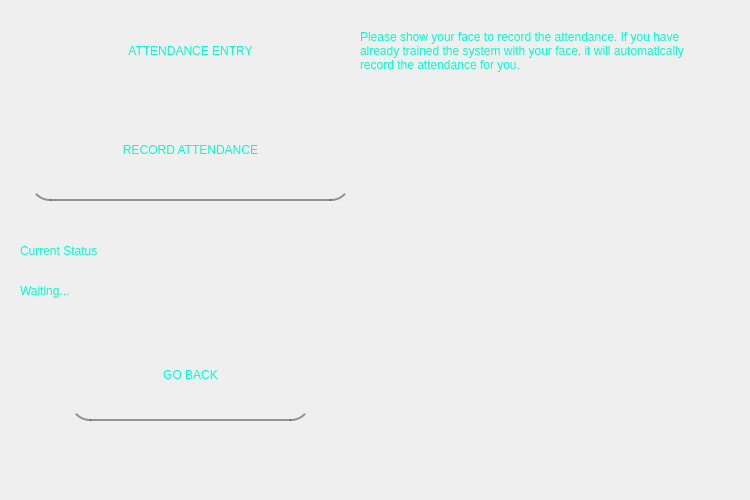
    <widget class="QWidget" name="tab_3">
     <attribute name="title">
      <string>Face Recognition</string>
     </attribute>
     <widget class="QLabel" name="label_9">
      <property name="geometry">
       <rect>
        <x>370</x>
        <y>80</y>
        <width>371</width>
        <height>411</height>
       </rect>
      </property>
      <property name="text">
       <string/>
      </property>
      <property name="pixmap">
       <pixmap>../face.jpg</pixmap>
      </property>
      <property name="scaledContents">
       <bool>true</bool>
      </property>
      <property name="alignment">
       <set>Qt::AlignCenter</set>
      </property>
     </widget>
     <widget class="QLabel" name="label_10">
      <property name="geometry">
       <rect>
        <x>10</x>
        <y>20</y>
        <width>361</width>
        <height>61</height>
       </rect>
      </property>
      <property name="styleSheet">
       <string notr="true">color: rgb(2, 255, 200);
font: 11pt &quot;Terminal&quot;;
background-color: rgba(255, 255, 255, 0);</string>
      </property>
      <property name="text">
       <string>ATTENDANCE ENTRY</string>
      </property>
      <property name="alignment">
       <set>Qt::AlignCenter</set>
      </property>
      <property name="wordWrap">
       <bool>true</bool>
      </property>
     </widget>
     <widget class="QPushButton" name="RECORD">
      <property name="geometry">
       <rect>
        <x>30</x>
        <y>100</y>
        <width>321</width>
        <height>101</height>
       </rect>
      </property>
      <property name="styleSheet">
       <string notr="true">QPushButton#RECORD{
	border-radius:20px;
	border-bottom:2px solid rgba(0,0,0,100);
	color: rgb(2, 255, 200);
	font: 11pt &quot;Terminal&quot;;
	padding:10px;
}

QPushButton#RECORD:hover{
	color: rgb(2, 255, 200);
	background-color: rgb(10, 80, 76);
}</string>
      </property>
      <property name="text">
       <string>RECORD ATTENDANCE</string>
      </property>
     </widget>
     <widget class="QLabel" name="label_11">
      <property name="geometry">
       <rect>
        <x>20</x>
        <y>220</y>
        <width>361</width>
        <height>61</height>
       </rect>
      </property>
      <property name="styleSheet">
       <string notr="true">color: rgb(2, 255, 200);
font: 11pt &quot;Terminal&quot;;
background-color: rgba(255, 255, 255, 0);</string>
      </property>
      <property name="text">
       <string>Current Status</string>
      </property>
      <property name="wordWrap">
       <bool>true</bool>
      </property>
     </widget>
     <widget class="QLabel" name="currentprocess">
      <property name="geometry">
       <rect>
        <x>20</x>
        <y>260</y>
        <width>361</width>
        <height>61</height>
       </rect>
      </property>
      <property name="styleSheet">
       <string notr="true">color: rgb(2, 255, 200);
font: 11pt &quot;Terminal&quot;;
background-color: rgba(255, 255, 255, 0);</string>
      </property>
      <property name="text">
       <string>Waiting...</string>
      </property>
      <property name="wordWrap">
       <bool>true</bool>
      </property>
     </widget>
     <widget class="QPushButton" name="ATTENDANCEBACK">
      <property name="geometry">
       <rect>
        <x>70</x>
        <y>330</y>
        <width>241</width>
        <height>91</height>
       </rect>
      </property>
      <property name="styleSheet">
       <string notr="true">QPushButton#ATTENDANCEBACK{
	border-radius:20px;
	border-bottom:2px solid rgba(0,0,0,100);
	color: rgb(2, 255, 200);
	font: 11pt &quot;Terminal&quot;;
	padding:10px;
}

QPushButton#ATTENDANCEBACK:hover{
	color: rgb(2, 255, 200);
	background-color: rgb(10, 80, 76);
}</string>
      </property>
      <property name="text">
       <string>GO BACK</string>
      </property>
     </widget>
     <widget class="QLabel" name="currentprocess_2">
      <property name="geometry">
       <rect>
        <x>360</x>
        <y>20</y>
        <width>361</width>
        <height>61</height>
       </rect>
      </property>
      <property name="styleSheet">
       <string notr="true">color: rgb(2, 255, 200);
font: 6pt &quot;Terminal&quot;;
background-color: rgba(255, 255, 255, 0);</string>
      </property>
      <property name="text">
       <string>Please show your face to record the attendance. If you have already trained the system with your face, it will automatically record the attendance for you.</string>
      </property>
      <property name="wordWrap">
       <bool>true</bool>
      </property>
     </widget>
     <widget class="QLabel" name="label_15">
      <property name="geometry">
       <rect>
        <x>360</x>
        <y>80</y>
        <width>381</width>
        <height>401</height>
       </rect>
      </property>
      <property name="text">
       <string/>
      </property>
      <property name="pixmap">
       <pixmap>Face-recognition-biometrics-329392.webp</pixmap>
      </property>
      <property name="scaledContents">
       <bool>true</bool>
      </property>
     </widget>
    </widget>
